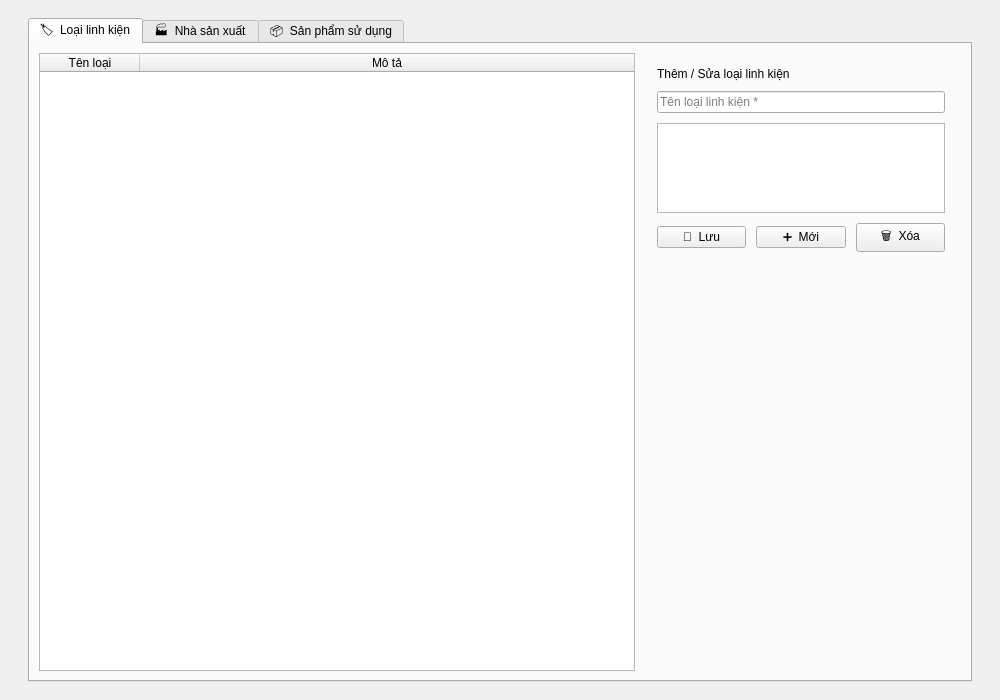
<?xml version="1.0" encoding="UTF-8"?>
<ui version="4.0">
 <class>CategoriesPage</class>
 <widget class="QWidget" name="CategoriesPage">
  <property name="geometry"><rect><x>0</x><y>0</y><width>1000</width><height>700</height></rect></property>
  <layout class="QVBoxLayout" name="mainLayout">
   <property name="leftMargin"><number>28</number></property>
   <property name="topMargin"><number>18</number></property>
   <property name="rightMargin"><number>28</number></property>
   <property name="bottomMargin"><number>18</number></property>
   <item>
    <widget class="QTabWidget" name="tabWidget">
     <widget class="QWidget" name="tabCategory">
      <attribute name="title"><string>🏷️  Loại linh kiện</string></attribute>
      <layout class="QHBoxLayout" name="tabCategoryLayout">
       <item>
        <widget class="QTableWidget" name="tblCategory">
         <property name="editTriggers"><set>QAbstractItemView::NoEditTriggers</set></property>
         <property name="selectionBehavior"><enum>QAbstractItemView::SelectRows</enum></property>
         <property name="alternatingRowColors"><bool>true</bool></property>
         <attribute name="horizontalHeaderStretchLastSection"><bool>true</bool></attribute>
         <column><property name="text"><string>Tên loại</string></property></column>
         <column><property name="text"><string>Mô tả</string></property></column>
        </widget>
       </item>
       <item>
        <widget class="QFrame" name="formCategoryFrame">
         <property name="minimumSize"><size><width>300</width><height>0</height></size></property>
         <property name="maximumSize"><size><width>320</width><height>16777215</height></size></property>
         <layout class="QVBoxLayout" name="formCategoryLayout">
          <property name="leftMargin"><number>16</number></property>
          <property name="topMargin"><number>14</number></property>
          <property name="rightMargin"><number>16</number></property>
          <property name="spacing"><number>10</number></property>
          <item><widget class="QLabel" name="lblCategoryFormTitle"><property name="text"><string>Thêm / Sửa loại linh kiện</string></property><property name="objectName" stdset="0"><string notr="true">sectionTitle</string></property></widget></item>
          <item><widget class="QLineEdit" name="txtCategoryName"><property name="placeholderText"><string>Tên loại linh kiện *</string></property></widget></item>
          <item><widget class="QPlainTextEdit" name="pteCategoryDesc"><property name="maximumSize"><size><width>16777215</width><height>90</height></size></property></widget></item>
          <item>
           <layout class="QHBoxLayout" name="categoryBtnLayout">
            <item><widget class="QPushButton" name="btnCategorySave"><property name="text"><string>💾  Lưu</string></property><property name="cursor"><cursorShape>PointingHandCursor</cursorShape></property><property name="objectName" stdset="0"><string notr="true">accentButton</string></property></widget></item>
            <item><widget class="QPushButton" name="btnCategoryNew"><property name="text"><string>➕  Mới</string></property><property name="cursor"><cursorShape>PointingHandCursor</cursorShape></property></widget></item>
            <item><widget class="QPushButton" name="btnCategoryDelete"><property name="text"><string>🗑  Xóa</string></property><property name="cursor"><cursorShape>PointingHandCursor</cursorShape></property><property name="objectName" stdset="0"><string notr="true">dangerButton</string></property></widget></item>
           </layout>
          </item>
          <item><spacer name="categorySpacer"><property name="orientation"><enum>Qt::Vertical</enum></property><property name="sizeHint"><size><width>20</width><height>40</height></size></property></spacer></item>
         </layout>
        </widget>
       </item>
      </layout>
     </widget>
     <widget class="QWidget" name="tabManufacturer">
      <attribute name="title"><string>🏭  Nhà sản xuất</string></attribute>
      <layout class="QHBoxLayout" name="tabManufacturerLayout">
       <item>
        <widget class="QTableWidget" name="tblManufacturer">
         <property name="editTriggers"><set>QAbstractItemView::NoEditTriggers</set></property>
         <property name="selectionBehavior"><enum>QAbstractItemView::SelectRows</enum></property>
         <property name="alternatingRowColors"><bool>true</bool></property>
         <attribute name="horizontalHeaderStretchLastSection"><bool>true</bool></attribute>
         <column><property name="text"><string>Tên nhà sản xuất</string></property></column>
         <column><property name="text"><string>Thông tin liên hệ</string></property></column>
         <column><property name="text"><string>Địa chỉ</string></property></column>
        </widget>
       </item>
       <item>
        <widget class="QFrame" name="formManufacturerFrame">
         <property name="minimumSize"><size><width>300</width><height>0</height></size></property>
         <property name="maximumSize"><size><width>320</width><height>16777215</height></size></property>
         <layout class="QVBoxLayout" name="formManufacturerLayout">
          <property name="leftMargin"><number>16</number></property>
          <property name="topMargin"><number>14</number></property>
          <property name="rightMargin"><number>16</number></property>
          <property name="spacing"><number>10</number></property>
          <item><widget class="QLabel" name="lblManufacturerFormTitle"><property name="text"><string>Thêm / Sửa nhà sản xuất</string></property><property name="objectName" stdset="0"><string notr="true">sectionTitle</string></property></widget></item>
          <item><widget class="QLineEdit" name="txtManufacturerName"><property name="placeholderText"><string>Tên nhà sản xuất *</string></property></widget></item>
          <item><widget class="QLineEdit" name="txtManufacturerContact"><property name="placeholderText"><string>SĐT / Email liên hệ</string></property></widget></item>
          <item><widget class="QLineEdit" name="txtManufacturerAddress"><property name="placeholderText"><string>Địa chỉ</string></property></widget></item>
          <item>
           <layout class="QHBoxLayout" name="manufacturerBtnLayout">
            <item><widget class="QPushButton" name="btnManufacturerSave"><property name="text"><string>💾  Lưu</string></property><property name="cursor"><cursorShape>PointingHandCursor</cursorShape></property><property name="objectName" stdset="0"><string notr="true">accentButton</string></property></widget></item>
            <item><widget class="QPushButton" name="btnManufacturerNew"><property name="text"><string>➕  Mới</string></property><property name="cursor"><cursorShape>PointingHandCursor</cursorShape></property></widget></item>
            <item><widget class="QPushButton" name="btnManufacturerDelete"><property name="text"><string>🗑  Xóa</string></property><property name="cursor"><cursorShape>PointingHandCursor</cursorShape></property><property name="objectName" stdset="0"><string notr="true">dangerButton</string></property></widget></item>
           </layout>
          </item>
          <item><spacer name="manufacturerSpacer"><property name="orientation"><enum>Qt::Vertical</enum></property><property name="sizeHint"><size><width>20</width><height>40</height></size></property></spacer></item>
         </layout>
        </widget>
       </item>
      </layout>
     </widget>
     <widget class="QWidget" name="tabProduct">
      <attribute name="title"><string>📦  Sản phẩm sử dụng</string></attribute>
      <layout class="QHBoxLayout" name="tabProductLayout">
       <item>
        <widget class="QTableWidget" name="tblProduct">
         <property name="editTriggers"><set>QAbstractItemView::NoEditTriggers</set></property>
         <property name="selectionBehavior"><enum>QAbstractItemView::SelectRows</enum></property>
         <property name="alternatingRowColors"><bool>true</bool></property>
         <attribute name="horizontalHeaderStretchLastSection"><bool>true</bool></attribute>
         <column><property name="text"><string>Tên sản phẩm</string></property></column>
         <column><property name="text"><string>Mô tả</string></property></column>
        </widget>
       </item>
       <item>
        <widget class="QFrame" name="formProductFrame">
         <property name="minimumSize"><size><width>300</width><height>0</height></size></property>
         <property name="maximumSize"><size><width>320</width><height>16777215</height></size></property>
         <layout class="QVBoxLayout" name="formProductLayout">
          <property name="leftMargin"><number>16</number></property>
          <property name="topMargin"><number>14</number></property>
          <property name="rightMargin"><number>16</number></property>
          <property name="spacing"><number>10</number></property>
          <item><widget class="QLabel" name="lblProductFormTitle"><property name="text"><string>Thêm / Sửa sản phẩm sử dụng</string></property><property name="objectName" stdset="0"><string notr="true">sectionTitle</string></property></widget></item>
          <item><widget class="QLineEdit" name="txtProductName"><property name="placeholderText"><string>Tên sản phẩm *</string></property></widget></item>
          <item><widget class="QPlainTextEdit" name="pteProductDesc"><property name="maximumSize"><size><width>16777215</width><height>90</height></size></property></widget></item>
          <item>
           <layout class="QHBoxLayout" name="productBtnLayout">
            <item><widget class="QPushButton" name="btnProductSave"><property name="text"><string>💾  Lưu</string></property><property name="cursor"><cursorShape>PointingHandCursor</cursorShape></property><property name="objectName" stdset="0"><string notr="true">accentButton</string></property></widget></item>
            <item><widget class="QPushButton" name="btnProductNew"><property name="text"><string>➕  Mới</string></property><property name="cursor"><cursorShape>PointingHandCursor</cursorShape></property></widget></item>
            <item><widget class="QPushButton" name="btnProductDelete"><property name="text"><string>🗑  Xóa</string></property><property name="cursor"><cursorShape>PointingHandCursor</cursorShape></property><property name="objectName" stdset="0"><string notr="true">dangerButton</string></property></widget></item>
           </layout>
          </item>
          <item><spacer name="productSpacer"><property name="orientation"><enum>Qt::Vertical</enum></property><property name="sizeHint"><size><width>20</width><height>40</height></size></property></spacer></item>
         </layout>
        </widget>
       </item>
      </layout>
     </widget>
    </widget>
   </item>
  </layout>
 </widget>
 <resources/>
 <connections/>
</ui>
